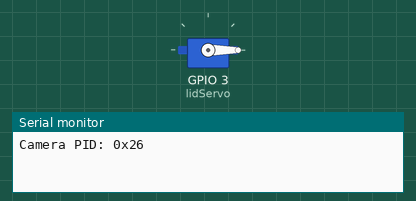
The sketch below on a simulated ESP32. Shown: servo, the last lines printed to the serial monitor.

Above: at 0.05 s.
At 5.0 s:
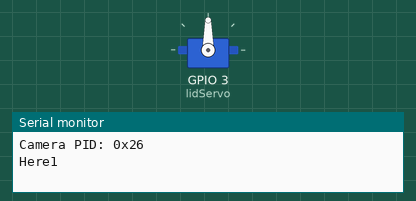
Timing chart, 0 to 6.5 s (numbered marks = the images above):
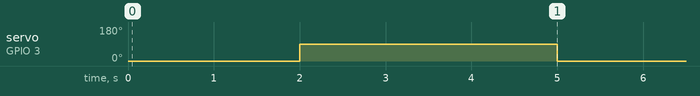

Measured:
- by itself, servo on GPIO 3 (lidServo): alternates 90° for 3.0 s and 0° for 2.0 s

The sketch:

test-servo.ino
```cpp
#include <ESP32Servo.h>
#include "esp_camera.h"

Servo lidServo;

void setup() {
  sensor_t *s = esp_camera_sensor_get();
  Serial.printf("Camera PID: 0x%x\n", s->id.PID);
  lidServo.attach(3);
}

void loop() {
  lidServo.write(0);  // start closed
  delay(2000);
  Serial.print("Here1");

  lidServo.write(90);  // open
  delay(3000);

  Serial.print("Here2");

  lidServo.write(0);
}
```
